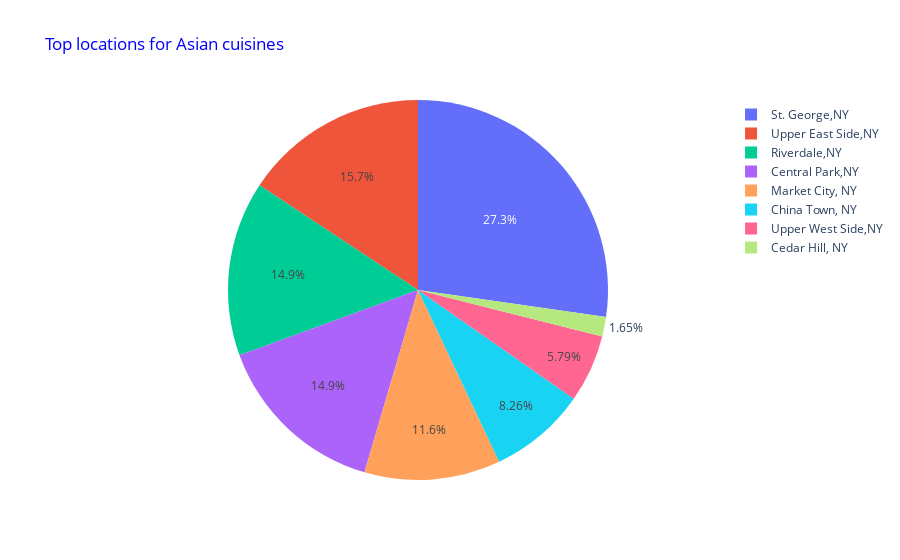

Here is the notebook cell this chart was saved with:
### Code cell
fig4=px.pie(asian_cuisines_combination,
            values='count',
            names='Location',
            title='Top locations for Asian cuisines')
fig4.update_layout(title_font_color='Blue')

fig4.show()

### Figure 1 — Plotly figure (JSON) as saved in the notebook; plotly's stock layout.template omitted (floating-point values rounded to 4 significant figures)
{"data": [{"domain": {"x": [0, 1], "y": [0, 1]}, "hovertemplate": "Location=%{label}<br>count=%{value}<extra></extra>", "labels": ["St. George,NY", "St. George,NY", "Upper East Side,NY", "Riverdale,NY", "St. George,NY", "Central Park,NY", "Riverdale,NY", "China Town, NY", "Market City, NY", "Upper East Side,NY", "Market City, NY", "Central Park,NY", "Riverdale,NY", "Central Park,NY", "St. George,NY", "China Town, NY", "Upper East Side,NY", "Central Park,NY", "Upper West Side,NY", "Market City, NY", "Upper West Side,NY", "Cedar Hill, NY", "Upper West Side,NY", "China Town, NY", "Upper East Side,NY", "Upper West Side,NY"], "legendgroup": "", "name": "", "showlegend": true, "type": "pie", "values": [12, 10, 9, 8, 7, 7, 6, 6, 6, 6, 6, 5, 4, 4, 4, 3, 3, 2, 2, 2, 2, 2, 2, 1, 1, 1]}], "layout": {"autosize": true, "legend": {"tracegroupgap": 0}, "title": {"font": {"color": "Blue"}, "text": "Top locations for Asian cuisines"}}}
